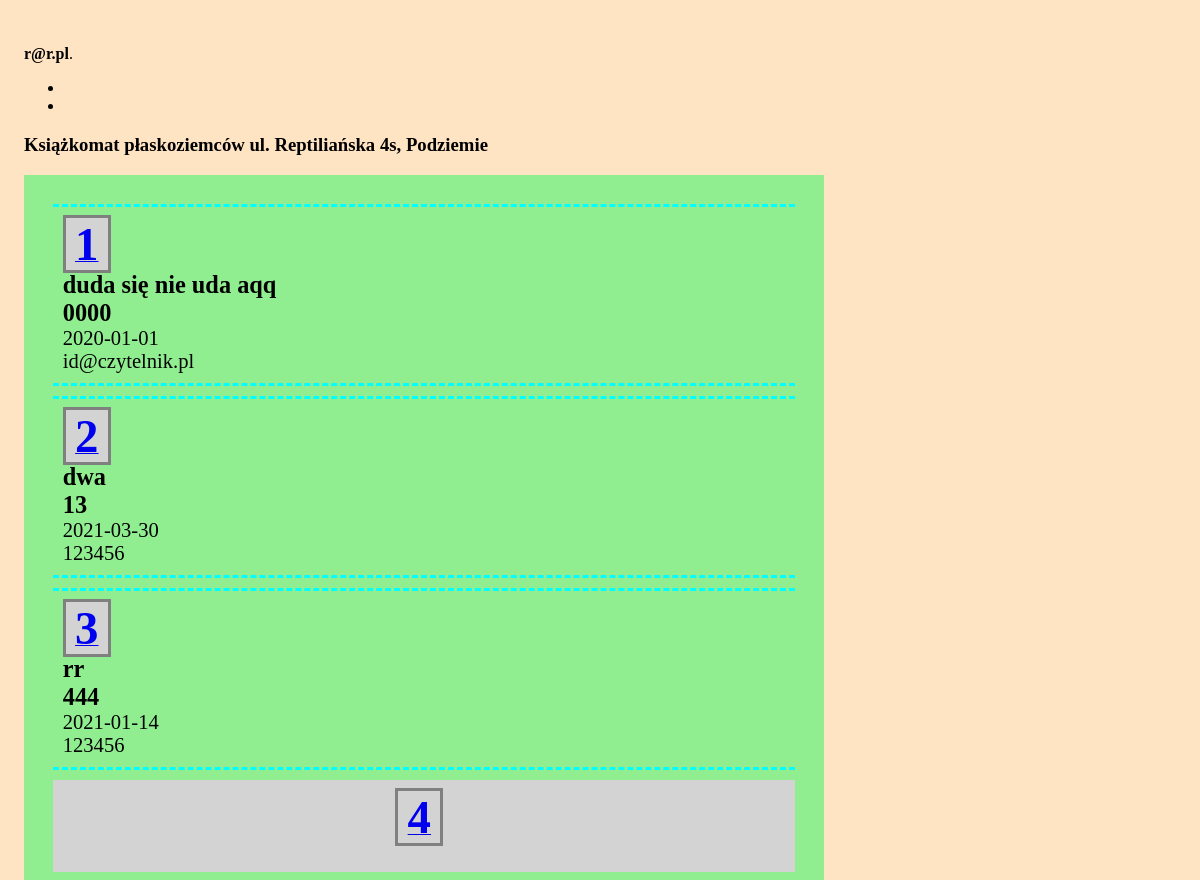
Page /machine.php?id=16 (signed in, upper part) on the earlier database version.
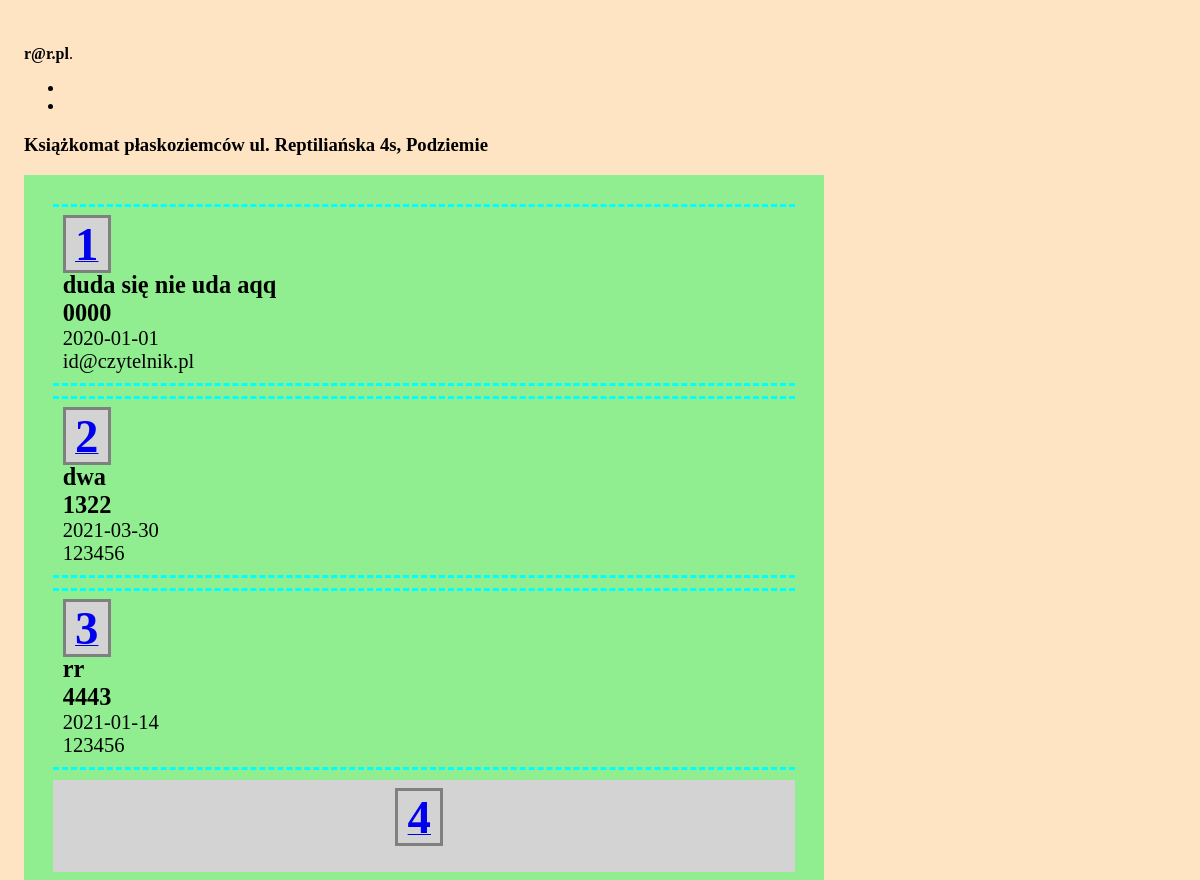
Same page on the later database version.
### tables this page shows
CREATE TABLE "unit" (
    "unit_id" INTEGER PRIMARY KEY AUTOINCREMENT NOT NULL,
    "unit_name" TEXT,
    "unit_address" TEXT,
    "number_columns" INTEGER,
    "number_box" INTEGER
);

CREATE TABLE "user" (
    "id" INTEGER PRIMARY KEY AUTOINCREMENT NOT NULL,
    "date_insertion" DATETIME,
    "title" TEXT,
    "access_code" TEXT,
    "user_id" INTEGER,
    "box_nr" INTEGER,
    "unit_id" INTEGER
);

### machine.php (the view, shortened to what this page needs)
<?php
require 'config.php';
$db = new MyDB($dbfile);
$selected_unit = filter_input(INPUT_GET, 'id', FILTER_VALIDATE_INT);
function selected_machine($db, $selected_unit, $info)
{
    $unit_name = "";
    $unit_address = "";
    $number_box = "";
    $stm = $db->prepare("SELECT * from unit where unit_id = :unit_id");
    $stm->bindValue(':unit_id', $selected_unit);
    $score = $stm->execute();
    while ($row = $score->fetchArray(1)) {
        $unit_name = $row['unit_name'];
        $unit_address = $row['unit_address'];
        $number_columns = $row['number_columns'];
        $number_box = $row['number_box'];
    };
    $numbox = 1;
    $k = 1;
    $r = 0;
    $drawing_start = "\n<div  class=\"edycja\">\n";
    $drawing_body = "";
    while ($numbox <= $number_box) {
        $stm = $db->prepare("SELECT unit_name, unit_address from unit where unit_id = :unit_id");
        $stm->bindValue(':unit_id', $selected_unit);
        $score = $stm->execute();
        while ($row = $score->fetchArray(1)) {
            $unit_name = $row['unit_name'];
            $unit_address = $row['unit_address'];
        };
        $stm_box = $db->prepare("SELECT * from user where box_nr = :numbox and unit_id = :unit_id");
        $stm_box->bindValue(':numbox', $numbox);
        $stm_box->bindValue(':unit_id', $selected_unit);
        $score_box = $stm_box->execute();
        $date_insertion = "";
        $title = "";
        $access_code = "";
        $user_id = "";
        while ($row_box = $score_box->fetchArray(1)) {
            $date_insertion = $row_box['date_insertion'];
            $title = $row_box['title'];
            $access_code = $row_box['access_code'];
            $user_id = $row_box['user_id'];
        };
        $box_full = "";
        if (strlen($date_insertion) > 1) {
            $single_box = "<div class=\"machine-box pelna  \">
        <div class=\"\"><a href=\"edit-box.php?box=$numbox&id=$selected_unit\"><span class=\"box-number\">$numbox</span></a>
        $box_full</div><a href=\"edit-box.php?box=$numbox&id=$selected_unit\" class=\"decoration-none\">
        <div>" . $info['book_title'] . " <span class=\"main-data\">$title</span>
        </div>
        <div>" . $info['lockbox_code'] . " <span class=\"main-data\">$access_code</span></div>
        <div>" . $info['date_emptying'] . " <span class=\"highlighted-description\">$date_insertion</span></div>
        <div>" . $info['reader_id'] . " <span class=\"highlighted-description\">$user_id</span></div>
        </a>\n</div>";
        } else {
            $single_box = "<div class=\"grid-item pusta\">
        <div class=\"\"><a href=\"edit-box.php?box=$numbox&id=$selected_unit\"><span class=\"box-number\">$numbox</span></a>
        $box_full<p class=\"alert\"><a href=\"edit-box.php?box=$numbox&id=$selected_unit\">" . $info['box_empty'] . "</a></p>
        </div>\n</div>";
        }
        $drawing_body = $drawing_body . " $single_box  ";
        if ($k < $number_columns) {
            $k++;
            $r++;
        } else {
            $k = 1;
            $drawing_body = $drawing_body . "";
        }
        $numbox++;
    }
    $drawing_stop = "</div>\n";
    $drawing_selected_machine = $drawing_start . $drawing_body . $drawing_stop;
    $unit_info = array($drawing_selected_machine, $unit_name, $unit_address);
    return $unit_info;
}
$unit_info = selected_machine($db, $selected_unit, $info);
$select_machine = $unit_info[1] . " " . $unit_info[2];
if (is_int($selected_unit)) {
    $unit_template = $unit_info[0];
} else {
    $select_machine = $info['select_machine'];
    $unit_template = "";
    $select_machine_after = "";
}
echo $page_head . "\n\t\t<title>" . $info['machine_title']; ?></title>
</head>
<body>
    <?php
    if (isset($_SESSION["name"])) {
    ?>
        <header class="page-header">
            <?php echo $info['admin_login_info'] . " <b>" . $_SESSION['name']; ?></b>.<br>
        </header>
        <nav>
            <ul>
                <li><?php echo $info['admin_logout']; ?></li>
                <li><?php echo $info['admin_page']; ?></li>
            </ul>
        </nav>
        <main role="main">
            <section>
                <h3 class=""><?php echo $select_machine; ?></h3>
            </section>
            <section>
                <h3 class=""><?php echo $unit_template;  ?></h3>
            </section>
        </main>
    <?php
    } else {
        echo '<header class="page-header">
        <h1>' . $info["machine_message"] . '</h1>
        <h2><a href="login.php">' . $info["login_first"] . '</a></h2>
    </header>';
    }
    ?>
</body>
</html>

### config.php (shortened to what this page needs)
<?php
$page_head = "<!DOCTYPE html>
<html lang=\"pl-PL\">
    <head>
        <meta charset=\"UTF-8\" />
        <link rel=\"stylesheet\" type=\"text/css\" href=\"../style.css\" />
        <meta name=\"viewport\" content=\"width=device-width, initial-scale=1\">
        <link rel=\"icon\" type=\"image/svg+xml\" href=\"../librarycabinet.svg\">
        <link rel=\"mask-icon\" href=\"../librarycabinet.svg\" color=\"#66cd00\">";

### style.css (style rules this page uses)
.grid-item { padding: 10px; margin: 10px; text-align: center; }
.pelna { background: lightgreen; color: black; }
.pusta { background: lightgray; color: black; }
.main-data { font-weight: bold; font-size: 1.3em; }
.highlighted-description { font-weight: normal; font-size: 1.1em; color: #000; }
.box-number { font-size: 2.5em; font-weight: bold; border-color: gray; background-color: lightgray; border-style: solid; margin-right: .2em; padding-left: 0.2em; padding-right: .2em; }
.machine-box { padding: 10px; margin: 10px; border-bottom: aqua; border-top: aqua; border-top-style: dashed; border-bottom-style: dashed; }
.decoration-none { text-decoration: none; color: black; }
.edycja { background: lightgreen; color: black; padding: 1em; margin-bottom: 1em; }
body { padding: 1em; background-color: bisque; max-width: 800px; }

Differences in the rows shown:
changed user "dwa": access_code "13" → "1322"
changed user "rr": access_code "444" → "4443"
